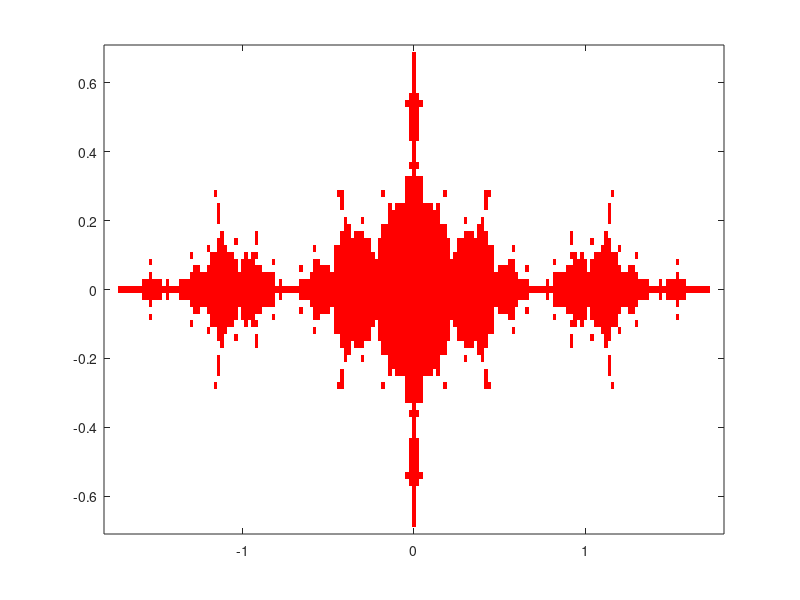

Here is the MATLAB script that generated this plot:
%  Computes the filled Julia set (the initial points from which fixed point
%  iteration remains bounded) for the function phi.

phi = inline('z^2 - 1.25');   % Define the function whose fixed points we seek.
fixpt1 = (1 + sqrt(6))/2;     % These are the fixed points.
fixpt2 = (1 - sqrt(6))/2;

colormap([1 0 0; 1 1 1]);     % Points numbered 1 (inside) will be colored red;
                              %   those numbered 2 (outside) will be colored white.
M = 2*ones(71,181);          % Initialize array of point colors to 2 (white).

for j=1:71                 % Try initial values with imaginary parts between
  y = -.7 + (j-1)*.02;        %   -0.7 and 0.7
  for i=1:181               % and with real parts between
    x = -1.8 + (i-1)*.02;     %   -1.8 and 1.8.
    z = x + 1i*y;             % 1i is the MATLAB symbol for sqrt(-1).
    zk = z;
    kount = 0;                % kount is the total number of iterations.

    while kount < 30 & abs(zk) < 2
      kount = kount+1;
      zk = phi(zk);           % This is the fixed point iteration.
    end

    if abs(zk) < 2           % If orbit is bounded, set this
      M(j,i) = 1;             %   point color to 1 (red).
    end

  end
end

image([-1.8 1.8],[-.7 .7],M),  % This plots the results.
axis xy                        % If you don't do this, vertical axis is inverted.